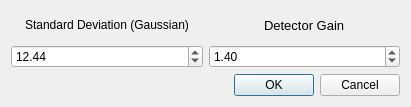
<?xml version="1.0" encoding="UTF-8"?>
<ui version="4.0">
 <class>Dialog</class>
 <widget class="QDialog" name="Dialog">
  <property name="geometry">
   <rect>
    <x>0</x>
    <y>0</y>
    <width>411</width>
    <height>107</height>
   </rect>
  </property>
  <property name="windowTitle">
   <string>Dialog</string>
  </property>
  <property name="styleSheet">
   <string notr="true">font: 10pt &quot;Arial&quot;;</string>
  </property>
  <layout class="QGridLayout" name="gridLayout">
   <item row="0" column="3">
    <layout class="QVBoxLayout" name="verticalLayoutGain">
     <property name="leftMargin">
      <number>0</number>
     </property>
     <item alignment="Qt::AlignHCenter">
      <widget class="QLabel" name="labelGain">
       <property name="font">
        <font>
         <family>Arial</family>
         <pointsize>10</pointsize>
        </font>
       </property>
       <property name="text">
        <string>Detector Gain</string>
       </property>
      </widget>
     </item>
     <item>
      <widget class="QDoubleSpinBox" name="spinBoxGain">
       <property name="value">
        <double>1.400000000000000</double>
       </property>
      </widget>
     </item>
    </layout>
   </item>
   <item row="0" column="0">
    <layout class="QVBoxLayout" name="verticalLayoutStdDev">
     <item alignment="Qt::AlignHCenter">
      <widget class="QLabel" name="labelStdDev">
       <property name="text">
        <string>Standard Deviation (Gaussian)</string>
       </property>
      </widget>
     </item>
     <item>
      <widget class="QDoubleSpinBox" name="spinBoxStdDev">
       <property name="value">
        <double>12.440000000000000</double>
       </property>
      </widget>
     </item>
    </layout>
   </item>
   <item row="1" column="3" alignment="Qt::AlignRight">
    <widget class="QDialogButtonBox" name="buttonBox">
     <property name="orientation">
      <enum>Qt::Horizontal</enum>
     </property>
     <property name="standardButtons">
      <set>QDialogButtonBox::Cancel|QDialogButtonBox::Ok</set>
     </property>
    </widget>
   </item>
  </layout>
 </widget>
 <tabstops>
  <tabstop>spinBoxStdDev</tabstop>
  <tabstop>spinBoxGain</tabstop>
 </tabstops>
 <resources/>
 <connections>
  <connection>
   <sender>buttonBox</sender>
   <signal>accepted()</signal>
   <receiver>Dialog</receiver>
   <slot>accept()</slot>
   <hints>
    <hint type="sourcelabel">
     <x>248</x>
     <y>254</y>
    </hint>
    <hint type="destinationlabel">
     <x>157</x>
     <y>274</y>
    </hint>
   </hints>
  </connection>
  <connection>
   <sender>buttonBox</sender>
   <signal>rejected()</signal>
   <receiver>Dialog</receiver>
   <slot>reject()</slot>
   <hints>
    <hint type="sourcelabel">
     <x>316</x>
     <y>260</y>
    </hint>
    <hint type="destinationlabel">
     <x>286</x>
     <y>274</y>
    </hint>
   </hints>
  </connection>
 </connections>
</ui>
